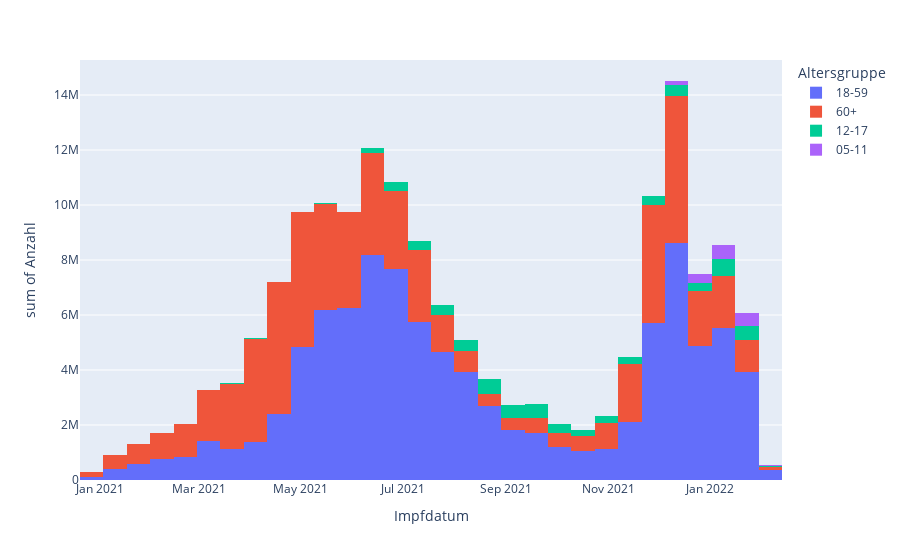

Notebook code cell kept with this figure:
### Code cell
px.histogram(rki.groupby(['Impfdatum','Altersgruppe','Impfschutz']).sum().reset_index(),'Impfdatum', 'Anzahl',color='Altersgruppe')

### Figure 1 — Plotly figure (JSON) as saved in the notebook; plotly's stock layout.template omitted (floating-point values rounded to 4 significant figures; data arrays with more than 128 entries replaced by an {"elided": "..."} marker saying what was removed)
{"data": [{"alignmentgroup": "True", "bingroup": "x", "histfunc": "sum", "hovertemplate": "Altersgruppe=18-59<br>Impfdatum=%{x}<br>sum of Anzahl=%{y}<extra></extra>", "legendgroup": "18-59", "marker": {"color": "#636efa", "pattern": {"shape": ""}}, "name": "18-59", "offsetgroup": "18-59", "orientation": "v", "showlegend": true, "type": "histogram", "x": {"elided": "1044 str values"}, "xaxis": "x", "y": {"elided": "1044 int values"}, "yaxis": "y"}, {"alignmentgroup": "True", "bingroup": "x", "histfunc": "sum", "hovertemplate": "Altersgruppe=60+<br>Impfdatum=%{x}<br>sum of Anzahl=%{y}<extra></extra>", "legendgroup": "60+", "marker": {"color": "#EF553B", "pattern": {"shape": ""}}, "name": "60+", "offsetgroup": "60+", "orientation": "v", "showlegend": true, "type": "histogram", "x": {"elided": "1009 str values"}, "xaxis": "x", "y": {"elided": "1009 int values"}, "yaxis": "y"}, {"alignmentgroup": "True", "bingroup": "x", "histfunc": "sum", "hovertemplate": "Altersgruppe=12-17<br>Impfdatum=%{x}<br>sum of Anzahl=%{y}<extra></extra>", "legendgroup": "12-17", "marker": {"color": "#00cc96", "pattern": {"shape": ""}}, "name": "12-17", "offsetgroup": "12-17", "orientation": "v", "showlegend": true, "type": "histogram", "x": {"elided": "961 str values"}, "xaxis": "x", "y": {"elided": "961 int values"}, "yaxis": "y"}, {"alignmentgroup": "True", "bingroup": "x", "histfunc": "sum", "hovertemplate": "Altersgruppe=05-11<br>Impfdatum=%{x}<br>sum of Anzahl=%{y}<extra></extra>", "legendgroup": "05-11", "marker": {"color": "#ab63fa", "pattern": {"shape": ""}}, "name": "05-11", "offsetgroup": "05-11", "orientation": "v", "showlegend": true, "type": "histogram", "x": {"elided": "442 str values"}, "xaxis": "x", "y": {"elided": "442 int values"}, "yaxis": "y"}], "layout": {"barmode": "relative", "legend": {"title": {"text": "Altersgruppe"}, "tracegroupgap": 0}, "margin": {"t": 60}, "xaxis": {"anchor": "y", "domain": [0, 1], "title": {"text": "Impfdatum"}}, "yaxis": {"anchor": "x", "domain": [0, 1], "title": {"text": "sum of Anzahl"}}}}
